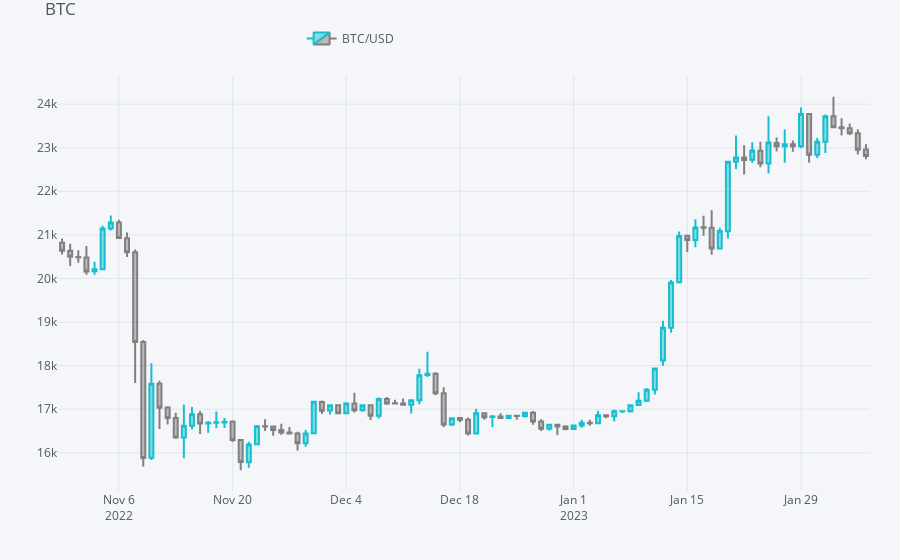

The code cell stored with this chart in its notebook:
### Code cell
# Cufflinks Package
qf = cf.QuantFig(raw, title='BTC', legend='top', name='BTC/USD')

plyo.iplot(
    qf.iplot(asFigure=True),
    filename='qf_01'
)
